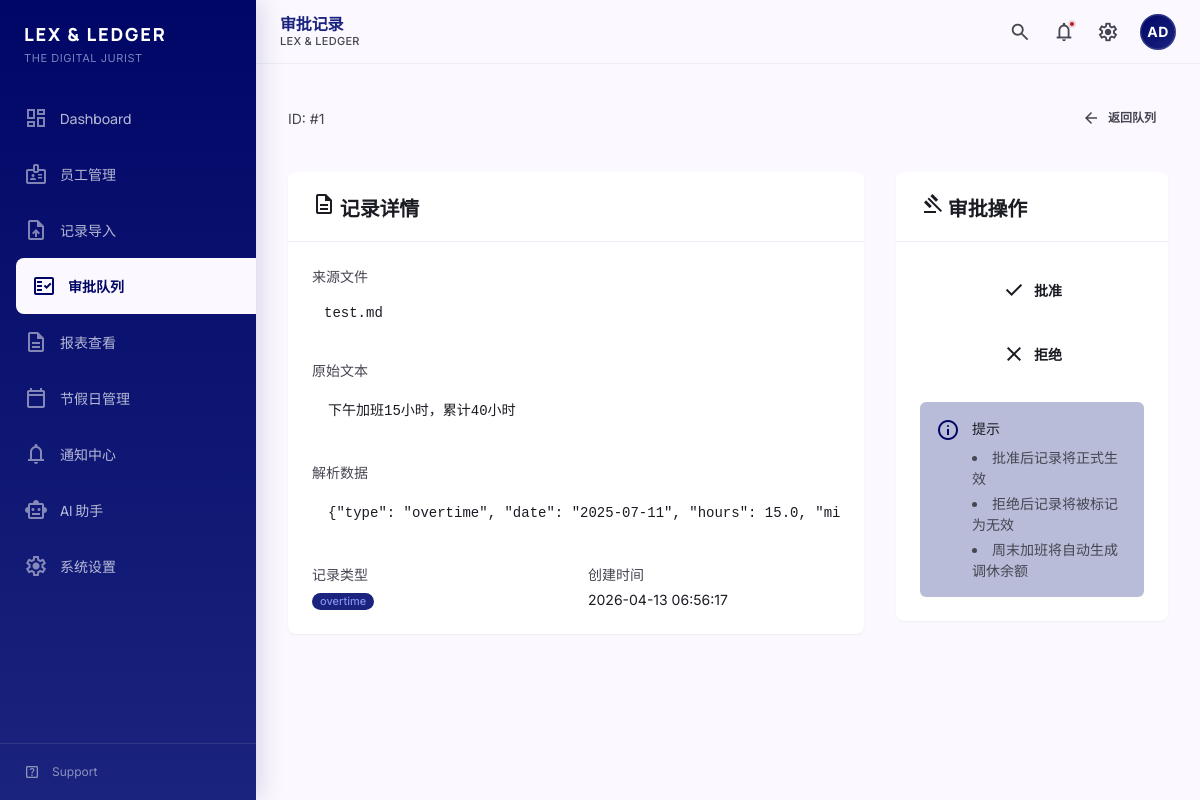
The page /review/item/1/?next=/review/ on the database its author committed.
### tables this page shows
CREATE TABLE review_queue (
            id INTEGER PRIMARY KEY AUTOINCREMENT,
            import_session_id INTEGER NOT NULL,
            raw_text TEXT NOT NULL,
            parsed_type TEXT,
            parsed_subtype TEXT,
            parsed_date TEXT,
            parsed_hours REAL,
            parsed_minutes INTEGER,
            confidence_level TEXT,
            confidence_score REAL,
            anomalies TEXT,
            status TEXT DEFAULT 'pending',
            reviewer_note TEXT,
            reviewed_at TIMESTAMP,
            created_at TIMESTAMP DEFAULT CURRENT_TIMESTAMP,
            FOREIGN KEY (import_session_id) REFERENCES import_sessions(id)
        );

CREATE TABLE import_sessions (
            id INTEGER PRIMARY KEY AUTOINCREMENT,
            file_path TEXT NOT NULL,
            employee_id TEXT,
            status TEXT DEFAULT 'pending' CHECK(status IN ('pending', 'processing', 'reviewing', 'completed', 'failed')),
            total_records INTEGER DEFAULT 0,
            processed_records INTEGER DEFAULT 0,
            error_records INTEGER DEFAULT 0,
            created_at TIMESTAMP DEFAULT CURRENT_TIMESTAMP,
            completed_at TIMESTAMP
        );

### src/web/routes/review.py (the view, shortened to what this page needs)
@bp.route('/item/<int:item_id>/', methods=['GET', 'POST'])
def review_item(item_id):
    conn = get_db()
    item = None
    try:
        cursor = conn.cursor()
        cursor.execute("""
            SELECT rq.*, isess.file_path
            FROM review_queue rq
            JOIN import_sessions isess ON rq.import_session_id = isess.id
            WHERE rq.id = ?
        """, (item_id,))
        row = cursor.fetchone()
        if row:
            item = _enrich_review_item(dict(row))
    except Exception:
        pass
    finally:
        conn.close()
    return render_template('review_item.html', item=item)

### src/web/routes/review.py (called while the page is built)
def _enrich_review_item(item: dict) -> dict:
    item = dict(item)
    item['record_type'] = item.get('parsed_type') or '未知'
    item['parsed_data'] = json.dumps({
        'type': item.get('parsed_type'),
        'date': item.get('parsed_date'),
        'hours': item.get('parsed_hours'),
        'minutes': item.get('parsed_minutes'),
        'confidence': item.get('confidence_level'),
        'score': item.get('confidence_score'),
        'anomalies': item.get('anomalies'),
    }, ensure_ascii=False, default=str)
    return item

### src/web/utils.py (called while the page is built)
def get_db():
    db_path = current_app.config['DATABASE']
    conn = sqlite3.connect(db_path)
    conn.row_factory = sqlite3.Row
    return conn

### src/web/templates/review_item.html (shortened to what this page needs)
{% extends "base.html" %}
{% block page_title %}审批记录{% endblock %}
{% block content %}
<div class="page-container">
    {% set back_url = request.args.get('next') or url_for('review.review_queue') %}
    <div class="mb-8 flex items-center justify-between">
        <div>
            <p class="text-on-surface-variant text-body-md">ID: #{{ item.id if item else '-' }}</p>
        </div>
        <a href="{{ back_url }}" class="btn btn-ghost btn-sm">
            <span class="material-symbols-outlined icon-sm">arrow_back</span>
            返回队列
        </a>
    </div>
    {% if item %}
    <div class="grid grid-cols-1 lg:grid-cols-3 gap-8">
        <div class="lg:col-span-2">
            <div class="content-card">
                <div class="content-card-header">
                    <h5 class="content-card-title">
                        <span class="material-symbols-outlined inline-icon">description</span>
                        记录详情
                    </h5>
                </div>
                <div class="content-card-body space-y-6">
                    <div>
                        <label class="block text-label-md text-on-surface-variant mb-1">来源文件</label>
                        <p class="font-mono text-body-sm bg-surface-container-lowest p-3 rounded-md">{{ item.file_path or '-' }}</p>
                    </div>
                    <div>
                        <label class="block text-label-md text-on-surface-variant mb-1">原始文本</label>
                        <pre class="bg-surface-container-lowest p-4 rounded-md text-body-sm font-mono overflow-x-auto"><code>{{ item.raw_text or '-' }}</code></pre>
                    </div>
                    <div>
                        <label class="block text-label-md text-on-surface-variant mb-1">解析数据</label>
                        <pre class="bg-surface-container-lowest p-4 rounded-md text-body-sm font-mono overflow-x-auto"><code>{{ item.parsed_data or '-' }}</code></pre>
                    </div>
                    <div class="grid grid-cols-1 md:grid-cols-2 gap-6">
                        <div>
                            <label class="block text-label-md text-on-surface-variant mb-1">记录类型</label>
                            <p>
                                <span class="badge badge-primary">{{ item.record_type or '未知' }}</span>
                            </p>
                        </div>
                        <div>
                            <label class="block text-label-md text-on-surface-variant mb-1">创建时间</label>
                            <p class="text-body-sm text-on-surface">{{ item.created_at }}</p>
                        </div>
                    </div>
                </div>
            </div>
        </div>
        <div class="lg:col-span-1">
            <div class="content-card">
                <div class="content-card-header">
                    <h5 class="content-card-title">
                        <span class="material-symbols-outlined inline-icon">gavel</span>
                        审批操作
                    </h5>
                </div>
                <div class="content-card-body">
                    <form method="POST" class="space-y-4">
                        <button type="submit" name="action" value="approve" class="btn btn-success w-full">
                            <span class="material-symbols-outlined">check</span>
                            批准
                        </button>
                        <button type="submit" name="action" value="reject" class="btn btn-error w-full">
                            <span class="material-symbols-outlined">close</span>
                            拒绝
                        </button>
                    </form>
                    <div class="mt-6 p-4 bg-primary-container/30 rounded-md">
                        <div class="flex items-start gap-3">
                            <span class="material-symbols-outlined text-primary">info</span>
                            <div class="text-body-sm text-on-surface-variant">
                                <p class="font-medium text-on-surface mb-2">提示</p>
                                <ul class="list-disc list-inside space-y-1">
                                    <li>批准后记录将正式生效</li>
                                    <li>拒绝后记录将被标记为无效</li>
                                    <li>周末加班将自动生成调休余额</li>
                                </ul>
                            </div>
                        </div>
                    </div>
                </div>
            </div>
        </div>
    </div>
    {% endif %}
</div>
{% endblock %}

### src/web/static/css/tokens.css (style rules this page uses)
:root { --color-primary: #000666; --color-primary-container: #1a237e; --color-on-primary: #ffffff; --color-on-primary-container: #8690ee; --color-primary-fixed: #e0e0ff; --color-primary-fixed-dim: #bdc2ff; --color-inverse-primary: #bdc2ff; --color-on-primary-fixed: #000767; --color-on-primary-fixed-variant: #343d96; --color-secondary: #1b6d24; --color-secondary-container: #a0f399; --color-on-secondary: #ffffff; --color-on-secondary-container: #217128; --color-secondary-fixed: #a3f69c; --color-secondary-fixed-dim: #88d982; --color-on-secondary-fixed: #002204; --color-on-secondary-fixed-variant: #005312; --color-tertiary: #321100; --color-tertiary-container: #532100; --color-on-tertiary: #ffffff; --color-on-tertiary-container: #f57009; --color-tertiary-fixed: #ffdbca; --color-tertiary-fixed-dim: #ffb68f; --color-on-tertiary-fixed: #331200; --color-on-tertiary-fixed-variant: #773200; --color-error: #ba1a1a; --color-error-container: #ffdad6; --color-on-error: #ffffff; --color-on-error-container: #93000a; --color-background: #fbf8ff; --color-on-background: #1a1b23; --color-surface: #fbf8ff; --color-on-surface: #1a1b23; --color-surface-variant: #e2e1ed; --color-on-surface-variant: #454652; --color-inverse-surface: #2f3038; --color-inverse-on-surface: #f1f0fb; --color-surface-tint: #4c56af; --color-surface-dim: #dad9e4; --color-surface-bright: #fbf8ff; --color-surface-container-lowest: #ffffff; --color-surface-container-low: #f3f2fe; --color-surface-container: #eeedf8; --color-surface-container-high: #e8e7f2; --color-surface-container-highest: #e2e1ed; --color-outline: #767683; --color-outline-variant: #c6c5d4; --font-headline: 'Manrope', -apple-system, BlinkMacSystemFont, sans-serif; --font-body: 'Inter', -apple-system, BlinkMacSystemFont, sans-serif; --font-label: 'Inter', -apple-system, BlinkMacSystemFont, sans-serif; --font-mono: 'SF Mono', 'Monaco', 'Inconsolata', monospace; --text-display-lg: 3.5rem; --text-display-md: 2.5rem; --text-display-sm: 2rem; --text-headline-lg: 2rem; --text-headline-md: 1.5rem; --text-headline-sm: 1.25rem; --text-title-lg: 1.125rem; --text-title-md: 1rem; --text-title-sm: 0.875rem; --text-body-lg: 1rem; --text-body-md: 0.875rem; --text-body-sm: 0.8125rem; --text-label-lg: 0.875rem; --text-label-md: 0.75rem; --text-label-sm: 0.6875rem; --font-regular: 400; --font-medium: 500; --font-semibold: 600; --font-bold: 700; --font-extrabold: 800; --leading-tight: 1.2; --leading-snug: 1.375; --leading-normal: 1.5; --leading-relaxed: 1.625; --tracking-tighter: -0.02em; --tracking-tight: -0.01em; --tracking-normal: 0; --tracking-wide: 0.025em; --tracking-wider: 0.05em; --tracking-widest: 0.1em; --space-0: 0; --space-1: 0.25rem; --space-2: 0.5rem; --space-3: 0.75rem; --space-4: 1rem; --space-5: 1.25rem; --space-6: 1.5rem; --space-8: 2rem; --space-10: 2.5rem; --space-12: 3rem; --space-16: 4rem; --space-20: 5rem; --space-24: 6rem; --section-gap-sm: var(--space-6); --section-gap-md: var(--space-8); --section-gap-lg: var(--space-12); --radius-none: 0; --radius-xs: 0.125rem; --radius-sm: 0.25rem; --radius-md: 0.5rem; --radius-lg: 0.75rem; --radius-xl: 1rem; --radius-full: 9999px; --shadow-ambient: 0 0 48px rgba(26, 27, 35, 0.06); --shadow-ambient-lg: 0 0 64px rgba(26, 27, 35, 0.08); --shadow-sm: 0 1px 2px rgba(26, 27, 35, 0.05); --shadow-md: 0 4px 6px rgba(26, 27, 35, 0.07), 0 2px 4px rgba(26, 27, 35, 0.05); --shadow-lg: 0 10px 15px rgba(26, 27, 35, 0.08), 0 4px 6px rgba(26, 27, 35, 0.05); --shadow-xl: 0 20px 25px rgba(26, 27, 35, 0.1), 0 10px 10px rgba(26, 27, 35, 0.04); --shadow-sidebar: 4px 0 24px rgba(0, 6, 102, 0.15); --duration-fast: 150ms; --duration-normal: 200ms; --duration-slow: 300ms; --duration-slower: 400ms; --ease-default: cubic-bezier(0.4, 0, 0.2, 1); --ease-in: cubic-bezier(0.4, 0, 1, 1); --ease-out: cubic-bezier(0, 0, 0.2, 1); --ease-out-expo: cubic-bezier(0.16, 1, 0.3, 1); --ease-spring: cubic-bezier(0.34, 1.56, 0.64, 1); --sidebar-width: 16rem; --sidebar-width-collapsed: 4rem; --content-max-width: 80rem; --header-height: 4rem; --z-base: 0; --z-dropdown: 100; --z-sticky: 200; --z-fixed: 300; --z-modal-backdrop: 400; --z-modal: 500; --z-popover: 600; --z-tooltip: 700; --z-toast: 800; }

### src/web/static/css/interactions.css (style rules this page uses)
.page-transition { animation: pageEnter 0.4s var(--ease-out-expo); }
.badge { transition: transform 0.2s var(--ease-spring); }
.content-card { transition: box-shadow 0.2s var(--ease-out-expo); }

### rows shown on the page
review_queue: id "1", raw_text "下午加班15小时，累计40小时", parsed_type "overtime", created_at "2026-04-13 06:56:17"
import_sessions: file_path "test.md"

### other values the page prints
{{ item.parsed_data or '-' }} "{\"type\": \"overtime\", \"date\": \"2025-07-11\", \"hours\": 15.0,…"
